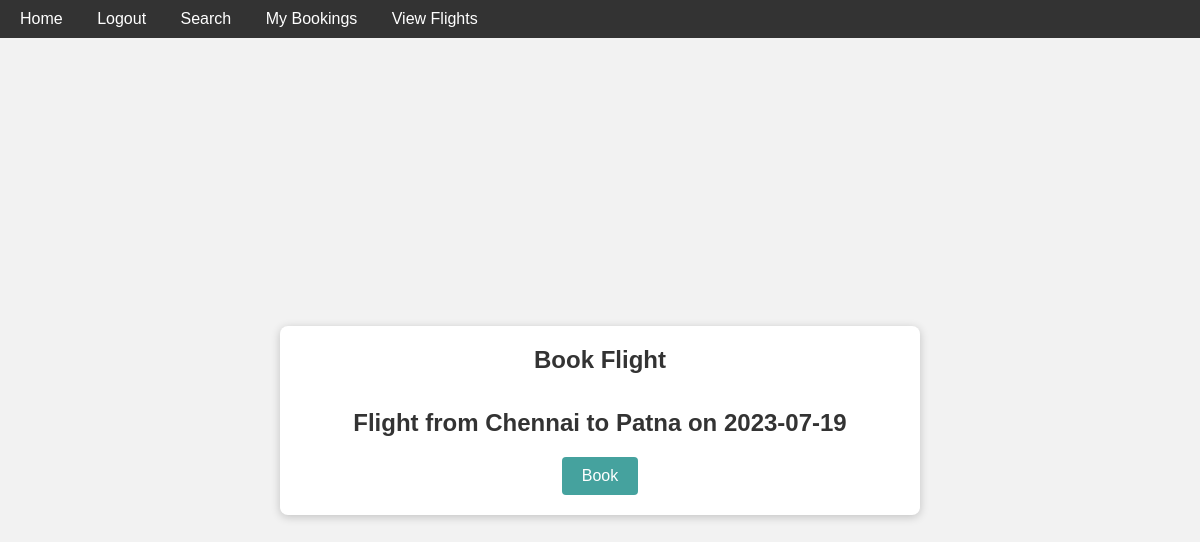
Page /book-flight/3 (signed in) on the committed database.
### main.py (models this page shows)
class Flight(db.Model):
    id = db.Column(db.Integer, primary_key=True)
    flight_number = db.Column(db.String(20), nullable=False)
    location = db.Column(db.String(20), nullable = False)
    destination =  db.Column(db.String(20), nullable = False)
    date = db.Column(db.Date(), nullable = False )
    available_seats = db.Column(db.Integer, nullable=False)

### main.py (the view, shortened to what this page needs)
@app.route('/book-flight/<int:flight_id>', methods=['GET', 'POST'])
@login_required
def book_flight(flight_id):
    flight = Flight.query.get_or_404(flight_id)
    return render_template('book_flight.html', flight=flight)

### main.py (called while the page is built)
@login_manager.user_loader
def load_user(user_id):
    return User.query.get(int(user_id))

### templates/book_flight.html (shortened to what this page needs)
{% extends 'layout.html' %}
{% block content %}
<div class="container">
    <h1>Book Flight</h1>
    <h2>Flight from  {{flight.location}} to {{ flight.destination }} on {{ flight.date }}</h2>
    <form method="POST">
        <button type="submit">Book</button>
    </form>
</div>
{% endblock %}

### templates/layout.html (style rules this page uses)
body { margin: 0; padding: 0; }

### templates/book_flight.html (style rules this page uses)
body { background-color: #f2f2f2; color: #333; font-family: Arial, sans-serif; margin: 0; padding: 0; display: flex; justify-content: center; align-items: center; height: 100vh; }
.container { width: 600px; background-color: #fff; padding: 20px; border-radius: 8px; box-shadow: 0px 2px 10px rgba(0, 0, 0, 0.2); text-align: center; }
h1 { font-size: 24px; color: #333; margin-top: 0; margin-bottom: 35px; }
h2 { font-size: 24px; color: #333; margin-top: 0; margin-bottom: 20px; }
form { display: flex; flex-direction: column; align-items: center; }
button { background-color: #45a29e; color: #fff; padding: 10px 20px; border: none; border-radius: 4px; cursor: pointer; font-size: 16px; }

### rows in the picture
Flight: location "Chennai", destination "Patna", date "2023-07-19"
